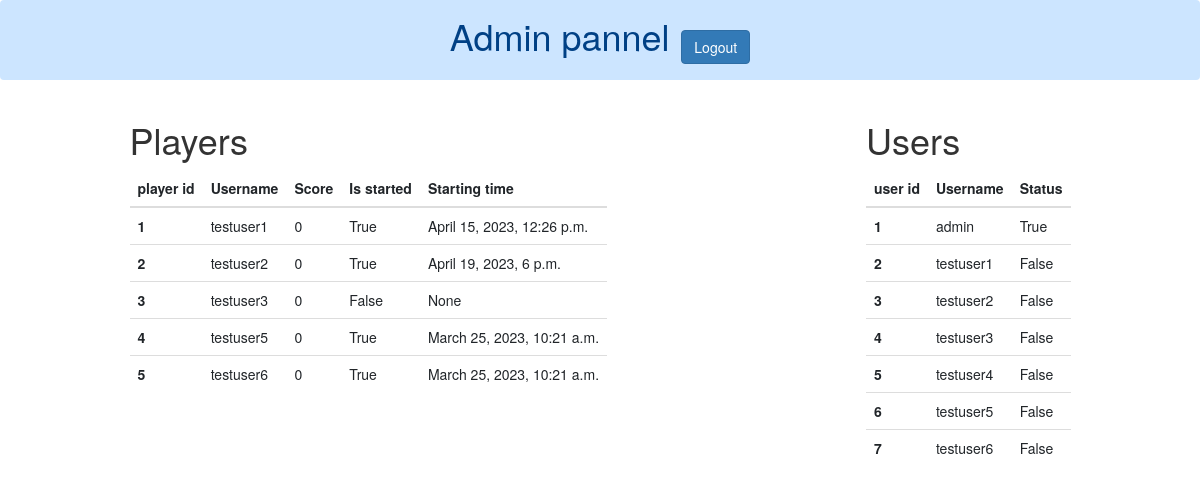
Before: /settingwale/ (signed in) with the older database file.
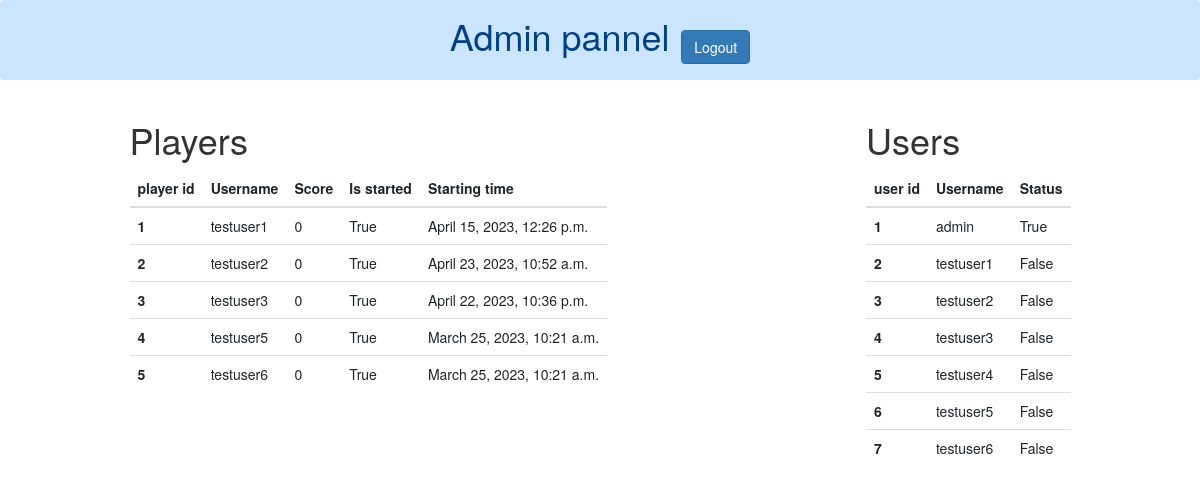
After: the same page with the newer database file.
### app1/models.py (models this page shows, shortened)
class Player(models.Model):
    user = models.OneToOneField(User,on_delete=models.CASCADE)
    p_login_number= models.IntegerField(default=0)
    p_score = models.IntegerField(default=0)
    p_is_started = models.BooleanField(default=False)
    p_is_loged_in = models.BooleanField(default=False)
    p_start_time = models.DateTimeField(null=True,blank=True)
    p_is_junior = models.BooleanField(default=True)

### app1/decorators.py (the view)
    def wrap(request,*args, **kwargs):
        if request.user.is_superuser:
            return func(request,*args, **kwargs)
        else:
            return HttpResponse("<h1>403 Forbidden</h1>")

### app1/views.py (called while the page is built)
@only_superuser
@login_required(login_url='login')
def settingwale(request):
    context={}
    players = Player.objects.all()
    users = User.objects.all()
    context["players"]=players
    context["users"]=users
    return render(request,"app1/settingwale.html",context)

### app1/templates/app1/settingwale.html (shortened to what this page needs)
<!DOCTYPE html>
<html lang="en">
<head>
    <link rel="stylesheet" href="https://cdn.jsdelivr.net/npm/bootstrap@4.4.1/dist/css/bootstrap.min.css">
    <link rel="stylesheet" href="https://maxcdn.bootstrapcdn.com/bootstrap/3.4.1/css/bootstrap.min.css">
</head>
<body>
    <div class="alert alert-primary  text-center " role="alert">
        <h1 class="d-inline">Admin pannel</h1> &nbsp; <a href="/logout"><button class="btn btn-primary">Logout</button></a>
      </div>
    <div class="d-flex justify-content-around">
        <div>
        <h1>Players</h1>
    <table class="table table-hover">
        <thead>
          <tr>
            <th scope="col">player id</th>
            <th scope="col">Username</th>
            <th scope="col">Score</th>
            <th scope="col">Is started</th>
            <th scope="col">Starting time</th>
          </tr>
        </thead>
        <tbody>
            {% for player in players %}
          <tr>
            <th scope="row">{{player.id}}</th>
            <td>{{player.user}}</td>
            <td>{{player.p_score}}</td>
            <td>{{player.p_is_started}}</td>
            <td>{{player.p_start_time}}</td>
          </tr>
          {% endfor %}
        </tbody>
    </table>
    </div>
    <div>
        <h1>Users</h1>
    <table class="table table-hover">
        <thead>
          <tr>
            <th scope="col">user id</th>
            <th scope="col">Username</th>
            <th scope="col">Status</th>
          </tr>
        </thead>
        <tbody>
            {% for user in users %}
          <tr>
            <th scope="row">{{user.id}}</th>
            <td>{{user.username}}</td>
            <td>{{user.is_superuser }}</td>
          </tr>
          {% endfor %}
        </tbody>
    </table>
    </div>
    </div>
</body>
</html>

Changed rows visible on the page:
changed Player "testuser2": p_start_time "April 19, 2023, 6 p.m." → "April 23, 2023, 10:52 a.m."
changed Player "testuser3": p_is_started "False" → "True"; p_start_time "None" → "April 22, 2023, 10:36 p.m."
